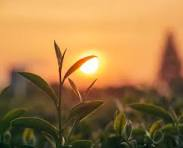
#> input picture CV PR/image.png, 183 x 148 px, found by its file name
$ python segg.py
#> lines starting #> are read from the running program, lines starting #| are printed output that depends on the picture
import cv2
import numpy as np
image=cv2.imread("C:/Users/Admin/Desktop/CV PR/image.png")
#> image is the input picture: shape (148, 183, 3); mean B, G, R 70, 122.5, 163.8

image=cv2.cvtColor(image, cv2.COLOR_BGR2RGB)

segmented_image=cv2.pyrMeanShiftFiltering(image, sp=20,sr=30)
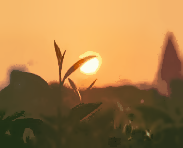
#> segmented_image: shape (148, 183, 3); mean R, G, B 164.3, 123.4, 70.2

segmented_image_bgr=cv2.cvtColor(segmented_image,cv2.COLOR_BGR2RGB)

cv2.imshow("origanal Image", cv2.cvtColor(image,cv2.COLOR_BGR2RGB))
cv2.imshow("Mean Shift Segmention", segmented_image_bgr)
cv2.waitKey(0)
cv2.destroyAllWindows()
